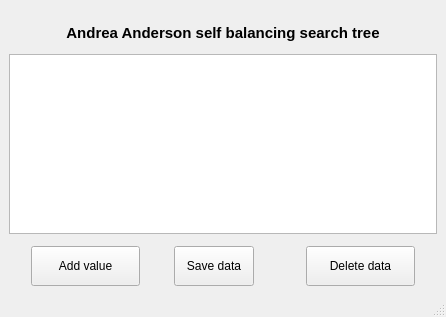
<?xml version="1.0" encoding="UTF-8"?>
<ui version="4.0">
 <class>MainWindow</class>
 <widget class="QMainWindow" name="MainWindow">
  <property name="geometry">
   <rect>
    <x>0</x>
    <y>0</y>
    <width>446</width>
    <height>317</height>
   </rect>
  </property>
  <property name="windowTitle">
   <string>MainWindow</string>
  </property>
  <widget class="QWidget" name="centralwidget">
   <layout class="QVBoxLayout" name="verticalLayout_2">
    <item>
     <layout class="QVBoxLayout" name="verticalLayout">
      <property name="spacing">
       <number>12</number>
      </property>
      <property name="topMargin">
       <number>15</number>
      </property>
      <item>
       <widget class="QLabel" name="label">
        <property name="font">
         <font>
          <pointsize>11</pointsize>
          <weight>75</weight>
          <bold>true</bold>
         </font>
        </property>
        <property name="text">
         <string>Andrea Anderson self balancing search tree</string>
        </property>
        <property name="alignment">
         <set>Qt::AlignCenter</set>
        </property>
       </widget>
      </item>
      <item>
       <widget class="QGraphicsView" name="canvas"/>
      </item>
      <item>
       <layout class="QHBoxLayout" name="horizontalLayout" stretch="1,5,1,0,0,5,1">
        <item>
         <spacer name="horizontalSpacer">
          <property name="orientation">
           <enum>Qt::Horizontal</enum>
          </property>
          <property name="sizeHint" stdset="0">
           <size>
            <width>40</width>
            <height>20</height>
           </size>
          </property>
         </spacer>
        </item>
        <item>
         <widget class="QPushButton" name="btn_add">
          <property name="minimumSize">
           <size>
            <width>0</width>
            <height>40</height>
           </size>
          </property>
          <property name="text">
           <string>Add value</string>
          </property>
         </widget>
        </item>
        <item>
         <spacer name="horizontalSpacer_2">
          <property name="orientation">
           <enum>Qt::Horizontal</enum>
          </property>
          <property name="sizeHint" stdset="0">
           <size>
            <width>40</width>
            <height>20</height>
           </size>
          </property>
         </spacer>
        </item>
        <item>
         <widget class="QPushButton" name="btn_save">
          <property name="minimumSize">
           <size>
            <width>0</width>
            <height>40</height>
           </size>
          </property>
          <property name="text">
           <string>Save data</string>
          </property>
         </widget>
        </item>
        <item>
         <spacer name="horizontalSpacer_4">
          <property name="orientation">
           <enum>Qt::Horizontal</enum>
          </property>
          <property name="sizeHint" stdset="0">
           <size>
            <width>40</width>
            <height>20</height>
           </size>
          </property>
         </spacer>
        </item>
        <item>
         <widget class="QPushButton" name="btn_delete">
          <property name="minimumSize">
           <size>
            <width>0</width>
            <height>40</height>
           </size>
          </property>
          <property name="text">
           <string>Delete data</string>
          </property>
         </widget>
        </item>
        <item>
         <spacer name="horizontalSpacer_3">
          <property name="orientation">
           <enum>Qt::Horizontal</enum>
          </property>
          <property name="sizeHint" stdset="0">
           <size>
            <width>40</width>
            <height>20</height>
           </size>
          </property>
         </spacer>
        </item>
       </layout>
      </item>
     </layout>
    </item>
   </layout>
  </widget>
  <widget class="QMenuBar" name="menubar">
   <property name="geometry">
    <rect>
     <x>0</x>
     <y>0</y>
     <width>446</width>
     <height>21</height>
    </rect>
   </property>
  </widget>
  <widget class="QStatusBar" name="statusbar"/>
 </widget>
 <resources/>
 <connections/>
</ui>
